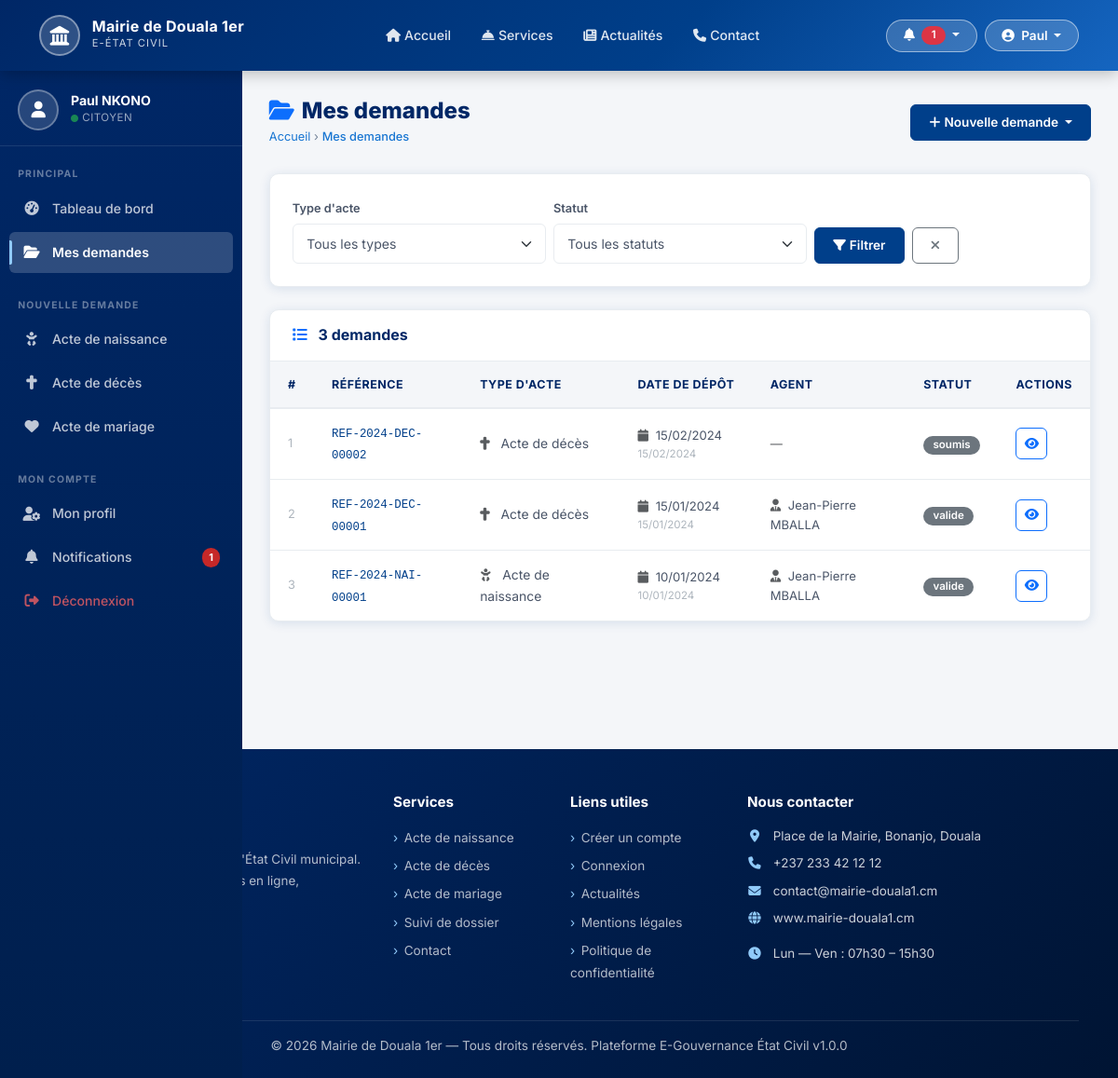
The app's page /citoyen/mes-demandes.php (signed in) with its own data.
### tables this page shows
CREATE TABLE `demandes` (
    `id` INT UNSIGNED AUTO_INCREMENT PRIMARY KEY,
    `numero_reference` VARCHAR(30) NOT NULL UNIQUE,
    `user_id` INT UNSIGNED NOT NULL,
    `agent_id` INT UNSIGNED DEFAULT NULL,
    `type_acte` ENUM('naissance','deces','mariage','casier','nationalite','autre') NOT NULL,
    `statut` ENUM('soumis','en_cours','valide','rejete','archive') DEFAULT 'soumis',
    `priorite` ENUM('normale','urgente') DEFAULT 'normale',
    `motif_demande` TEXT,
    `commentaire_agent` TEXT,
    `motif_rejet` TEXT,
    `date_traitement` DATETIME DEFAULT NULL,
    `date_validation` DATETIME DEFAULT NULL,
    `acte_pdf_path` VARCHAR(255) DEFAULT NULL,
    `created_at` TIMESTAMP DEFAULT CURRENT_TIMESTAMP,
    `updated_at` TIMESTAMP DEFAULT CURRENT_TIMESTAMP ON UPDATE CURRENT_TIMESTAMP,
    FOREIGN KEY (`user_id`) REFERENCES `users`(`id`) ON DELETE CASCADE,
    FOREIGN KEY (`agent_id`) REFERENCES `users`(`id`) ON DELETE SET NULL,
    INDEX `idx_reference` (`numero_reference`),
    INDEX `idx_statut` (`statut`),
    INDEX `idx_type` (`type_acte`),
    INDEX `idx_user` (`user_id`),
    INDEX `idx_created` (`created_at`)
);

CREATE TABLE `users` (
    `id` INT UNSIGNED AUTO_INCREMENT PRIMARY KEY,
    `role_id` INT UNSIGNED NOT NULL,
    `nom` VARCHAR(100) NOT NULL,
    `prenom` VARCHAR(100) NOT NULL,
    `email` VARCHAR(150) NOT NULL UNIQUE,
    `password` VARCHAR(255) NOT NULL,
    `telephone` VARCHAR(20),
    `adresse` TEXT,
    `ville` VARCHAR(100),
    `photo_profil` VARCHAR(255) DEFAULT NULL,
    `statut` ENUM('actif','inactif','suspendu') DEFAULT 'actif',
    `email_verifie` TINYINT(1) DEFAULT 0,
    `token_reset` VARCHAR(100) DEFAULT NULL,
    `derniere_connexion` DATETIME DEFAULT NULL,
    `created_at` TIMESTAMP DEFAULT CURRENT_TIMESTAMP,
    `updated_at` TIMESTAMP DEFAULT CURRENT_TIMESTAMP ON UPDATE CURRENT_TIMESTAMP,
    FOREIGN KEY (`role_id`) REFERENCES `roles`(`id`) ON DELETE RESTRICT ON UPDATE CASCADE,
    INDEX `idx_email` (`email`),
    INDEX `idx_role` (`role_id`),
    INDEX `idx_statut` (`statut`)
);

### config/database.php (called while the page is built, shortened)
<?php
class Database
{
    private static ?Database $instance = null;
    private PDO $connection;
    private function __construct()
    {
        $dsn = sprintf(
            'mysql:host=%s;port=%d;dbname=%s;charset=%s',
            DB_HOST, DB_PORT, DB_NAME, DB_CHARSET
        );
        $options = [
            PDO::ATTR_ERRMODE            => PDO::ERRMODE_EXCEPTION,
            PDO::ATTR_DEFAULT_FETCH_MODE => PDO::FETCH_ASSOC,
            PDO::ATTR_EMULATE_PREPARES   => false,
            PDO::MYSQL_ATTR_INIT_COMMAND => "SET NAMES utf8mb4 COLLATE utf8mb4_unicode_ci",
        ];
        try {
            $this->connection = new PDO($dsn, DB_USER, DB_PASS, $options);
        } catch (PDOException $e) {
            error_log('[E-Gouvernance DB Error] ' . $e->getMessage());
            die($this->renderDbError());
        }
    }
    public static function getInstance(): Database
    {
        if (self::$instance === null) {
            self::$instance = new Database();
        }
        return self::$instance;
    }
    public function query(string $sql, array $params = []): PDOStatement
    {
        $stmt = $this->connection->prepare($sql);
        $stmt->execute($params);
        return $stmt;
    }
}
function dbQuery(string $sql, array $params = []): PDOStatement
{
    return Database::getInstance()->query($sql, $params);
}

### citoyen/mes-demandes.php (the view, shortened to what this page needs)
<?php
require_once __DIR__ . '/../config/database.php';
require_once __DIR__ . '/../config/app.php';
$user   = getCurrentUser();
$userId = $user['id'];
$page          = max(1, (int)($_GET['page'] ?? 1));
$perPage       = 10;
$offset        = ($page - 1) * $perPage;
$where  = "WHERE d.user_id = ?";
$params = [$userId];
$total    = dbQuery("SELECT COUNT(*) as c FROM demandes d $where", $params)->fetch()['c'];
$params[] = $perPage; $params[] = $offset;
$demandes = dbQuery("
    SELECT d.*, u.nom as agent_nom, u.prenom as agent_prenom
    FROM demandes d
    LEFT JOIN users u ON d.agent_id = u.id
    $where
    ORDER BY d.created_at DESC
    LIMIT ? OFFSET ?
", $params)->fetchAll();
include __DIR__.'/../views/partials/header.php';
include __DIR__.'/../views/partials/navbar.php';
?>
<div class="dashboard-wrapper">
  <?php include __DIR__.'/../views/citoyen/sidebar.php'; ?>
  <main class="main-content">
    <div class="page-header">
      <div>
        <h1><i class="fas fa-folder-open me-2 text-primary"></i>Mes demandes</h1>
        <div class="breadcrumb-bar">
          <a href="<?= APP_URL ?>/citoyen/dashboard.php">Accueil</a> › <span>Mes demandes</span>
        </div>
      </div>
      <div class="d-flex gap-2 flex-wrap">
        <div class="dropdown">
          <button class="btn btn-primary btn-sm dropdown-toggle">
            <i class="fas fa-plus me-1"></i>Nouvelle demande
          </button>
        </div>
      </div>
    </div>
    <div class="content-card mb-4">
      <form method="GET" class="row g-2 align-items-end">
        <div class="col-md-4">
          <label class="form-label" style="font-size:.8rem;">Type d'acte</label>
          <select class="form-select form-select-sm" name="type">
            <option value="">Tous les types</option>
          </select>
        </div>
        <div class="col-md-4">
          <label class="form-label" style="font-size:.8rem;">Statut</label>
          <select class="form-select form-select-sm" name="statut">
            <option value="">Tous les statuts</option>
          </select>
        </div>
        <div class="col-md-4 d-flex gap-2">
          <button type="submit" class="btn btn-primary btn-sm flex-1">
            <i class="fas fa-filter me-1"></i>Filtrer
          </button>
          <a href="<?= APP_URL ?>/citoyen/mes-demandes.php" class="btn btn-outline-secondary btn-sm">
            <i class="fas fa-times"></i>
          </a>
        </div>
      </form>
    </div>
    <div class="table-card">
      <div class="table-card-header">
        <h5><i class="fas fa-list me-2 text-primary"></i>
          <?= $total ?> demande<?= $total>1?'s':'' ?>
        </h5>
      </div>
      <?php if (empty($demandes)): ?>
      <div class="text-center py-5" style="color:#adb5bd;">
        <i class="fas fa-folder-open fa-3x mb-3 d-block opacity-25"></i>
        <p>Aucune demande trouvée.</p>
        <a href="<?= APP_URL ?>/citoyen/demande-naissance.php" class="btn btn-primary btn-sm">
          <i class="fas fa-plus me-1"></i>Faire ma première demande
        </a>
      </div>
      <?php else: ?>
      <div class="table-responsive">
        <table class="table-modern" data-table id="tblDemandes">
          <thead>
            <tr>
              <th>#</th>
              <th>Référence</th>
              <th>Type d'acte</th>
              <th>Date de dépôt</th>
              <th>Agent</th>
              <th>Statut</th>
              <th>Actions</th>
            </tr>
          </thead>
          <tbody>
            <?php foreach ($demandes as $i => $d): ?>
            <tr>
              <td style="color:#adb5bd;font-size:.8rem;"><?= $offset + $i + 1 ?></td>
              <td>
                <code style="font-size:.78rem;color:var(--bleu-primaire);cursor:pointer;"
                      onclick="copyToClipboard('<?= $d['numero_reference'] ?>')"
                      title="Cliquer pour copier">
                  <?= htmlspecialchars($d['numero_reference']) ?>
                </code>
              </td>
              <td>
                <i class="<?= getTypeActeIcon($d['type_acte']) ?> me-2 text-muted"></i>
                <?= getTypeActeLabel($d['type_acte']) ?>
              </td>
              <td style="font-size:.82rem;white-space:nowrap;">
                <i class="fas fa-calendar me-1 text-muted"></i>
                <?= formatDate($d['created_at']) ?>
                <div style="font-size:.72rem;color:#adb5bd;"><?= timeAgo($d['created_at']) ?></div>
              </td>
              <td style="font-size:.82rem;">
                <?php if ($d['agent_nom']): ?>
                  <i class="fas fa-user-tie me-1 text-muted"></i>
                  <?= htmlspecialchars($d['agent_prenom'].' '.$d['agent_nom']) ?>
                <?php else: ?>
                  <span class="text-muted">—</span>
                <?php endif; ?>
              </td>
              <td><?= getStatutBadge($d['statut']) ?></td>
              <td>
                <div class="d-flex gap-1">
                  <a href="<?= APP_URL ?>/citoyen/detail-demande.php?id=<?= $d['id'] ?>"
                     class="btn btn-icon btn-outline-primary btn-sm"
                     data-bs-toggle="tooltip" title="Voir le dossier">
                    <i class="fas fa-eye"></i>
                  </a>
                </div>
              </td>
            </tr>
            <?php endforeach; ?>
          </tbody>
        </table>
      </div>
      <?php endif; ?>
    </div>
  </main>
</div>
<?php include __DIR__.'/../views/partials/footer.php'; ?>

### config/app.php (shortened to what this page needs)
<?php
function isLoggedIn(): bool
{
    return isset($_SESSION['user_id']) && !empty($_SESSION['user_id']);
}
function getCurrentUser(): ?array
{
    return [
        'id'     => $_SESSION['user_id'],
        'nom'    => $_SESSION['user_nom'] ?? '',
        'prenom' => $_SESSION['user_prenom'] ?? '',
        'email'  => $_SESSION['user_email'] ?? '',
        'role'   => $_SESSION['user_role'] ?? '',
        'photo'  => $_SESSION['user_photo'] ?? null,
    ];
}
function formatDate(string $date, string $format = 'd/m/Y'): string
{
    try {
        return (new DateTime($date))->format($format);
    } catch (Exception $e) {
        return $date;
    }
}
function timeAgo(string $datetime): string
{
    $time   = strtotime($datetime);
    $diff   = time() - $time;
    if ($diff < 86400)  return floor($diff / 3600) . " h";
    return formatDate($datetime);
}
function getStatutBadge(string $statut): string
{
    $badges = [
        'soumis'    => '<span class="badge bg-secondary"><i class="fas fa-clock me-1"></i>Soumis</span>',
        'en_cours'  => '<span class="badge bg-warning text-dark"><i class="fas fa-spinner me-1"></i>En cours</span>',
        'valide'    => '<span class="badge bg-success"><i class="fas fa-check me-1"></i>Validé</span>',
        'rejete'    => '<span class="badge bg-danger"><i class="fas fa-times me-1"></i>Rejeté</span>',
        'archive'   => '<span class="badge bg-dark"><i class="fas fa-archive me-1"></i>Archivé</span>',
    ];
    return $badges[$statut] ?? '<span class="badge bg-secondary">' . htmlspecialchars($statut) . '</span>';
}
function getTypeActeLabel(string $type): string
{
    $labels = [
        'naissance'   => 'Acte de naissance',
        'deces'       => 'Acte de décès',
        'mariage'     => 'Acte de mariage',
        'casier'      => 'Casier judiciaire',
        'nationalite' => 'Certificat de nationalité',
        'autre'       => 'Autre acte',
    ];
    return $labels[$type] ?? ucfirst($type);
}
function getTypeActeIcon(string $type): string
{
    $icons = [
        'naissance'   => 'fas fa-baby',
        'deces'       => 'fas fa-cross',
        'mariage'     => 'fas fa-rings-wedding',
        'casier'      => 'fas fa-gavel',
        'nationalite' => 'fas fa-flag',
        'autre'       => 'fas fa-file-alt',
    ];
    return $icons[$type] ?? 'fas fa-file';
}

### assets/css/style.css (style rules this page uses)
:root { --bleu-primaire: #003f8a; --bleu-fonce: #002766; --bleu-clair: #1565c0; --bleu-accent: #1976d2; --vert-admin: #2e7d32; --vert-clair: #43a047; --blanc: #ffffff; --gris-clair: #f4f6f9; --gris-moyen: #e8ecf0; --gris-texte: #4a5568; --gris-doux: #718096; --danger: #c62828; --warning: #f57f17; --info: #0277bd; --ombre: 0 2px 12px rgba(0,63,138,.12); --ombre-hover: 0 6px 24px rgba(0,63,138,.22); --radius: 10px; --radius-sm: 6px; --transition: all .22s ease; --sidebar-w: 260px; --font-sans: 'Segoe UI', 'Roboto', Arial, sans-serif; }
*, *::before, *::after { box-sizing: border-box; }
html { scroll-behavior: smooth; }
body { font-family: var(--font-sans); background: var(--gris-clair); color: var(--gris-texte); font-size: 15px; line-height: 1.6; margin: 0; }
a { color: var(--bleu-accent); text-decoration: none; transition: var(--transition); }
.dashboard-wrapper { display: flex; min-height: calc(100vh - 72px); }
.main-content { margin-left: var(--sidebar-w); flex: 1; padding: 1.8rem; min-height: calc(100vh - 72px); }
.page-header { margin-bottom: 1.8rem; display: flex; align-items: center; justify-content: space-between; flex-wrap: wrap; gap: 1rem; }
.page-header h1 { font-size: 1.5rem; font-weight: 800; color: var(--bleu-fonce); margin: 0; }
.breadcrumb-bar { font-size: .8rem; color: var(--gris-doux); margin-top: .2rem; }
.breadcrumb-bar span { color: var(--bleu-accent); font-weight: 500; }
.table-card { background: #fff; border-radius: var(--radius); box-shadow: var(--ombre); border: 1px solid var(--gris-moyen); overflow: hidden; }
.table-card .table-card-header { padding: 1.1rem 1.5rem; border-bottom: 1px solid var(--gris-moyen); display: flex; align-items: center; justify-content: space-between; flex-wrap: wrap; gap: .8rem; }
.table-card .table-card-header h5 { font-size: 1rem; font-weight: 700; color: var(--bleu-fonce); margin: 0; }
.table-modern { width: 100%; border-collapse: collapse; margin: 0; }
.table-modern thead tr { background: var(--gris-clair); border-bottom: 2px solid var(--gris-moyen); }
.table-modern thead th { padding: .9rem 1.2rem; font-size: .78rem; font-weight: 700; color: var(--bleu-fonce); text-transform: uppercase; letter-spacing: .5px; white-space: nowrap; }
.table-modern tbody tr { border-bottom: 1px solid var(--gris-moyen); transition: var(--transition); }
.table-modern tbody tr:last-child { border-bottom: none; }
.table-modern tbody td { padding: .85rem 1.2rem; font-size: .87rem; color: var(--gris-texte); vertical-align: middle; }
.form-label { font-size: .83rem; font-weight: 600; color: var(--gris-texte); margin-bottom: .35rem; }
.form-control, .form-select { border: 1.5px solid var(--gris-moyen); border-radius: var(--radius-sm); padding: .6rem .9rem; font-size: .88rem; color: var(--gris-texte); transition: var(--transition); }
.btn { border-radius: var(--radius-sm); font-weight: 600; font-size: .85rem; padding: .5rem 1.2rem; transition: var(--transition); }
.btn-primary { background: var(--bleu-primaire); border-color: var(--bleu-primaire); }
.btn-icon { width: 34px; height: 34px; padding: 0; display: inline-flex; align-items: center; justify-content: center; border-radius: var(--radius-sm); font-size: .85rem; }
.badge { font-size: .72rem; font-weight: 600; padding: .28rem .65rem; border-radius: 20px; }
.content-card { background: #fff; border-radius: var(--radius); box-shadow: var(--ombre); border: 1px solid var(--gris-moyen); padding: 1.5rem; margin-bottom: 1.5rem; }

### views/partials/header.php (style rules this page uses)
body { font-family: 'Inter', 'Segoe UI', sans-serif; }

### records on screen
demandes: i "1", numero_reference "REF-2024-DEC-00002", type_acte "Acte de décès", created_at "15/02/2024", statut "soumis"
demandes: i "2", numero_reference "REF-2024-DEC-00001", type_acte "Acte de décès", created_at "15/01/2024", agent.nom "Jean-Pierre MBALLA", statut "valide"
demandes: i "3", numero_reference "REF-2024-NAI-00001", type_acte "Acte de naissance", created_at "10/01/2024", agent.nom "Jean-Pierre MBALLA", statut "valide"

### other values on screen
$mairie "Mairie de Douala 1er"
$notifs "1"
$user['prenom'] "Paul"
$user['prenom'] . ' ' . $user['nom'] "Paul NKONO"
$total "3"
getSystemParam('adresse_mairie', 'Hôtel de Ville') "Place de la Mairie, Bonanjo, Douala"
getSystemParam('telephone_mairie', '') "+237 233 42 12 12"
getSystemParam('email_mairie', '') "contact@mairie-douala1.cm"
getSystemParam('site_web', '') "www.mairie-douala1.cm"
getSystemParam('nom_mairie', 'Mairie') "Mairie de Douala 1er"
